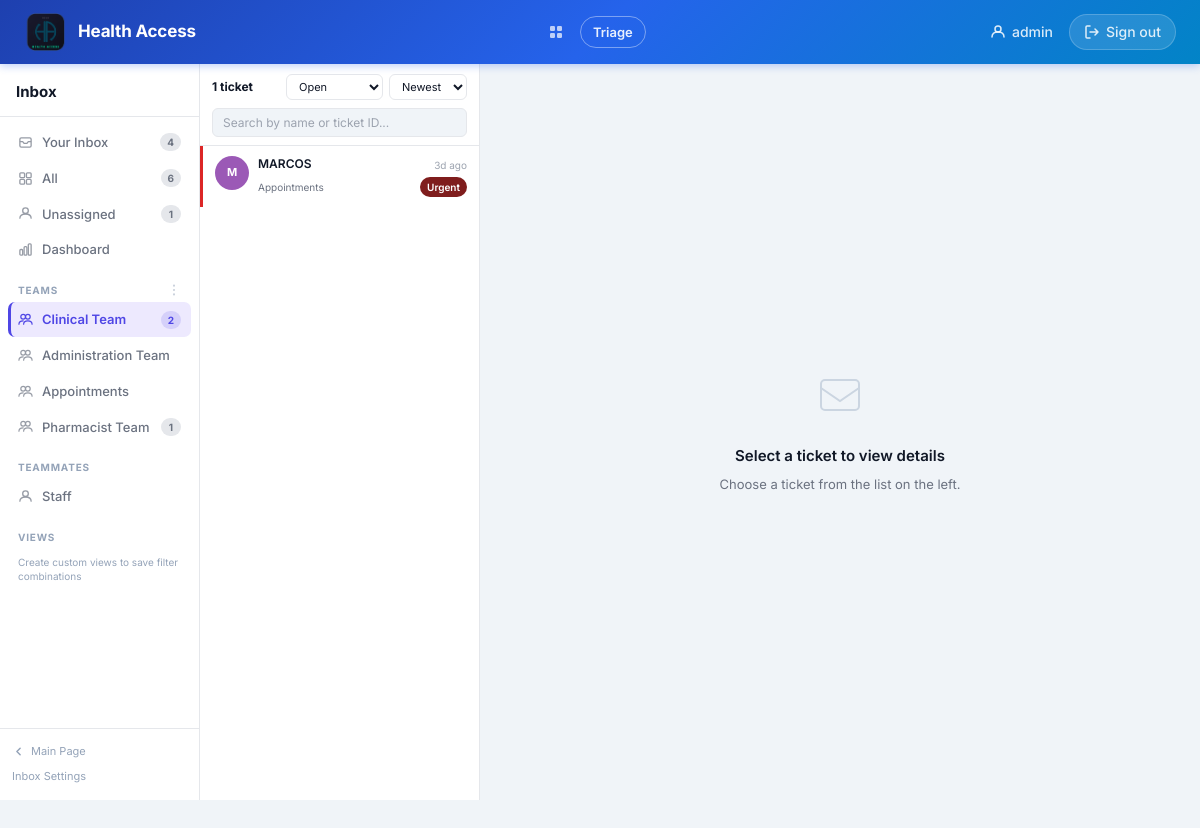
The page /inbox?team=Clinical Team (signed in) on the database its author committed.
### tables this page shows
CREATE TABLE tickets (
            id INTEGER PRIMARY KEY AUTOINCREMENT,
            patient_name TEXT,
            nhs_number TEXT,
            dob TEXT,
            phone TEXT,
            postcode TEXT,
            title TEXT,
            category TEXT,
            form_data TEXT,
            status TEXT DEFAULT 'Open',
            priority TEXT DEFAULT 'Medium',
            created_at TEXT,
            updated_at TEXT
        , assigned_to TEXT DEFAULT '', is_read INTEGER DEFAULT 0);

### app.py (the view)
@app.route("/inbox")
@staff_required
def inbox():
    status_filter = request.args.get("status", "Open")
    sort = request.args.get("sort", "newest")
    search = request.args.get("search", "")
    team = request.args.get("team", "")
    filters = {"status": status_filter, "sort": sort, "search": search, "team": team}
    tickets_list = _build_ticket_list(filters)
    return render_template(
        "inbox.html",
        tickets=tickets_list,
        selected=None,
        filters=filters,
        teams=TEAMS,
        nav_counts=get_nav_counts(),
    )

### app.py (called while the page is built)
def get_db():
    db = sqlite3.connect(DB_PATH)
    db.row_factory = sqlite3.Row
    return db

def get_avatar_color(name):
    if not name:
        return AVATAR_COLORS[0]
    return AVATAR_COLORS[abs(hash(name)) % len(AVATAR_COLORS)]

def time_ago(dt_str):
    try:
        dt = datetime.fromisoformat(dt_str)
        diff = datetime.utcnow() - dt
        seconds = int(diff.total_seconds())
        if seconds < 60:
            return f"{seconds}s ago"
        elif seconds < 3600:
            return f"{seconds // 60}m ago"
        elif seconds < 86400:
            return f"{seconds // 3600}h ago"
        else:
            return f"{seconds // 86400}d ago"
    except Exception:
        return ""

def staff_required(f):
    @wraps(f)
    def decorated(*args, **kwargs):
        if not session.get("staff_authenticated"):
            return redirect(url_for("staff_login", next=request.url))
        return f(*args, **kwargs)
    return decorated

def get_nav_counts():
    try:
        db = get_db()
        active = "status NOT IN ('Closed','Resolved')"
        your_inbox = db.execute(f"SELECT COUNT(*) FROM tickets WHERE {active}").fetchone()[0]
        all_tickets = db.execute("SELECT COUNT(*) FROM tickets").fetchone()[0]
        unassigned = db.execute(
            f"SELECT COUNT(*) FROM tickets WHERE {active} AND (assigned_to IS NULL OR assigned_to='')"
        ).fetchone()[0]
        team_counts = {}
        for t in TEAMS:
            c = db.execute(
                f"SELECT COUNT(*) FROM tickets WHERE {active} AND assigned_to=?", (t,)
            ).fetchone()[0]
            team_counts[t] = c
        db.close()
        return {"your_inbox": your_inbox, "all": all_tickets, "unassigned": unassigned, "teams": team_counts}
    except Exception:
        return {"your_inbox": 0, "all": 0, "unassigned": 0, "teams": {}}

@app.context_processor
def inject_open_ticket_count():
    return {"open_ticket_count": 0, "staff_authenticated": session.get("staff_authenticated", False)}

### templates/inbox.html (shortened to what this page needs)
{% extends "base.html" %}
{% block content %}
<div class="inbox-wrap">
    <nav class="inbox-nav">
        <div class="inbox-nav-header">
            <span>Inbox</span>
        </div>
        <div class="inbox-nav-body" id="inboxNavBody">
            <div data-section-group="your_inbox">
                <a href="{{ url_for('inbox') }}" class="nav-item {% if not request.args.get('team') and request.args.get('status','Open') == 'Open' %}active{% endif %}">
                    <svg width="15" height="15" viewBox="0 0 16 16" fill="none"><rect x="2" y="3" width="12" height="10" rx="1.5" stroke="currentColor" stroke-width="1.4"/><path d="M2 7h3l1.5 2h3L11 7h3" stroke="currentColor" stroke-width="1.4" stroke-linejoin="round"/></svg>
                    <span class="nav-item-label">Your Inbox</span>
                    {% if nav_counts.your_inbox %}<span class="nav-count">{{ nav_counts.your_inbox }}</span>{% endif %}
                </a>
            </div>
            <div data-section-group="all">
                <a href="{{ url_for('inbox') }}?status=All" class="nav-item {% if request.args.get('status') == 'All' and not request.args.get('team') %}active{% endif %}">
                    <span class="nav-item-label">All</span>
                    {% if nav_counts.all %}<span class="nav-count">{{ nav_counts.all }}</span>{% endif %}
                </a>
            </div>
            <div data-section-group="unassigned">
                <a href="{{ url_for('inbox') }}?team=unassigned" class="nav-item {% if request.args.get('team') == 'unassigned' %}active{% endif %}">
                    <svg width="15" height="15" viewBox="0 0 16 16" fill="none"><circle cx="8" cy="5" r="3" stroke="currentColor" stroke-width="1.4"/><path d="M2 13c0-3 2.5-4.5 6-4.5s6 1.5 6 4.5" stroke="currentColor" stroke-width="1.4" stroke-linecap="round"/></svg>
                    <span class="nav-item-label">Unassigned</span>
                    {% if nav_counts.unassigned %}<span class="nav-count">{{ nav_counts.unassigned }}</span>{% endif %}
                </a>
            </div>
            <div data-section-group="dashboard">
                <a href="{{ url_for('dashboard') }}" class="nav-item">
                    <span class="nav-item-label">Dashboard</span>
                </a>
            </div>
            <div data-section-group="teams">
                <div class="nav-section-label">
                    Teams
                    <svg width="14" height="14" viewBox="0 0 16 16" fill="none" style="cursor:pointer;opacity:0.5;"><circle cx="8" cy="3" r="1.2" fill="currentColor"/><circle cx="8" cy="8" r="1.2" fill="currentColor"/><circle cx="8" cy="13" r="1.2" fill="currentColor"/></svg>
                </div>
                {% for team in teams %}
                <a href="{{ url_for('inbox') }}?team={{ team | urlencode }}" class="nav-item {% if request.args.get('team') == team %}active{% endif %}">
                    <span class="nav-item-label" style="overflow:hidden;text-overflow:ellipsis;white-space:nowrap;">{{ team }}</span>
                    {% set tc = nav_counts.teams.get(team, 0) %}
                    {% if tc %}<span class="nav-count">{{ tc }}</span>{% endif %}
                </a>
                {% endfor %}
            </div>
            <div data-section-group="teammates">
                <div class="nav-section-label">Teammates</div>
                <a href="{{ url_for('inbox') }}" class="nav-item">
                    <svg width="15" height="15" viewBox="0 0 16 16" fill="none"><circle cx="8" cy="5" r="3" stroke="currentColor" stroke-width="1.4"/><path d="M2 13c0-3 2.5-4.5 6-4.5s6 1.5 6 4.5" stroke="currentColor" stroke-width="1.4" stroke-linecap="round"/></svg>
                    <span class="nav-item-label">Staff</span>
                </a>
            </div>
            <div data-section-group="views">
                <div class="nav-section-label">Views</div>
                <div class="nav-views-hint">Create custom views to save filter combinations</div>
            </div>
        </div>
        <div class="inbox-nav-footer">
            <a href="{{ url_for('index') }}" style="display:flex;align-items:center;gap:6px;">
                <svg width="13" height="13" viewBox="0 0 16 16" fill="none"><path d="M10 12L6 8l4-4" stroke="currentColor" stroke-width="1.8" stroke-linecap="round" stroke-linejoin="round"/></svg>
                Main Page
            </a>
            <a href="#" data-open-inbox-settings>Inbox Settings</a>
        </div>
    </nav>
    <section class="ticket-list-panel">
        <div class="ticket-list-header">
            <form method="GET" action="{{ url_for('inbox') }}" id="filter-form">
                <div class="ticket-list-toprow">
                    <span class="ticket-count-label">{{ tickets | length }} ticket{{ 's' if tickets | length != 1 }}</span>
                    <select name="status" class="filter-select" onchange="document.getElementById('filter-form').submit()">
                        <option value="Open"        {% if filters.status == 'Open'        %}selected{% endif %}>Open</option>
                    </select>
                    <select name="sort" class="filter-select" onchange="document.getElementById('filter-form').submit()">
                        <option value="newest" {% if filters.sort == 'newest' %}selected{% endif %}>Newest</option>
                    </select>
                </div>
                <input
                    type="search"
                    name="search"
                    class="ticket-search-input"
                    placeholder="Search by name or ticket ID..."
                    value="{{ filters.search }}"
                    oninput="debounceSearch(this.form)"
                />
            </form>
        </div>
        <div class="ticket-list-scroll">
            {% if tickets %}
                {% for t in tickets %}
                {% set initials = ((t.patient_name or '?').split()[0][0] | upper) + (((t.patient_name or '?').split()[-1][0] | upper) if (t.patient_name or '?').split()|length > 1 else '') %}
                {% set priority_colors = {'Low': '#10b981', 'Medium': '#94a3b8', 'High': '#f97316', 'Urgent': '#dc2626'} %}
                {% set border_color = priority_colors.get(t.priority or 'Medium', '#94a3b8') %}
                <a href="{{ url_for('ticket_detail', ticket_id=t.id) }}?status={{ filters.status }}&sort={{ filters.sort }}&search={{ filters.search }}&team={{ filters.team }}"
                   class="ticket-item" style="border-left-color: {{ border_color }};">
                    <div class="ticket-avatar" style="background-color: {{ t.avatar_color }};">{{ initials }}</div>
                    <div class="ticket-item-body">
                        <div class="ticket-item-top">
                            <span class="ticket-item-name">{{ t.display_name }}</span>
                            <span class="ticket-item-time">{{ t.time_ago }}</span>
                        </div>
                        <div class="ticket-item-meta">
                            <span class="ticket-item-cat">{{ t.category or '—' }}</span>
                            <span class="badge badge-{{ (t.priority or 'medium') | lower }}">{{ t.priority or 'Medium' }}</span>
                        </div>
                    </div>
                </a>
                {% endfor %}
            {% else %}
                <div class="ticket-list-empty">No tickets found.</div>
            {% endif %}
        </div>
    </section>
    <main class="inbox-main">
        <div class="inbox-placeholder">
            <svg width="52" height="52" viewBox="0 0 52 52" fill="none">
                <rect x="7" y="11" width="38" height="30" rx="4" stroke="currentColor" stroke-width="2"/>
                <path d="M7 19l19 13 19-13" stroke="currentColor" stroke-width="2" stroke-linecap="round"/>
            </svg>
            <h3>Select a ticket to view details</h3>
            <p>Choose a ticket from the list on the left.</p>
        </div>
    </main>
</div>
{% endblock %}

### static/css/style.css (style rules this page uses)
*, *::before, *::after { box-sizing: border-box; margin: 0; padding: 0; }
:root { --primary: #2563eb; --primary-dark: #1d4ed8; --primary-light: #eff6ff; --primary-muted: #dbeafe; --accent: #0ea5e9; --success: #10b981; --warning: #f59e0b; --danger: #ef4444; --danger-light: #fef2f2; --text-primary: #111827; --text-secondary: #6b7280; --text-muted: #9ca3af; --border: #e5e7eb; --border-light: #f3f4f6; --bg-white: #ffffff; --bg-page: #f0f4f8; --bg-sidebar: #f8fafc; --shadow-sm: 0 1px 3px rgba(0,0,0,0.08), 0 1px 2px rgba(0,0,0,0.04); --shadow-md: 0 4px 12px rgba(0,0,0,0.08), 0 2px 4px rgba(0,0,0,0.04); --shadow-lg: 0 10px 25px rgba(0,0,0,0.1), 0 4px 10px rgba(0,0,0,0.05); --radius-sm: 6px; --radius-md: 10px; --radius-lg: 16px; --radius-xl: 20px; --radius-full: 9999px; --font: 'Inter', -apple-system, BlinkMacSystemFont, 'Segoe UI', sans-serif; --nav-height: 64px; }
html, body { height: 100%; font-family: var(--font); font-size: 15px; line-height: 1.6; color: var(--text-primary); background: var(--bg-page); -webkit-font-smoothing: antialiased; }

### rows shown on the page
tickets: initials "M", display_name "MARCOS", time_ago "3d ago", category "Appointments", priority "Urgent"

### other values the page prints
{{ session.get("staff_username", "") }} "admin"
{{ nav_counts.your_inbox }} "4"
{{ nav_counts.all }} "6"
{{ nav_counts.unassigned }} "1"
{{ team }} "Clinical Team" "Administration Team" "Appointments" "Pharmacist Team"
{{ tc }} "2" "1"
{{ tickets | length }} "1"
